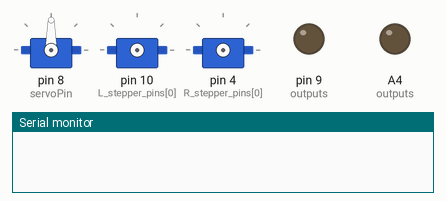
The sketch below on a simulated Arduino Uno, built with avr-gcc and run on an emulated ATmega328P. Shown: 3 × servo, output pins drawn as LEDs (lit = HIGH), the last lines printed to the serial monitor. Wiring (inferred from the names in the program): 2 × servo: signal pin 4 / signal pin 10. Servo pulses on a pin are drawn as a servo (544–2400 µs = 0–180°); pins used as bus, display or sensor lines are not drawn. At 65.3 s the program stops and its outputs stay as they are.

Above: at 0.1 s.
At 1.1 s:
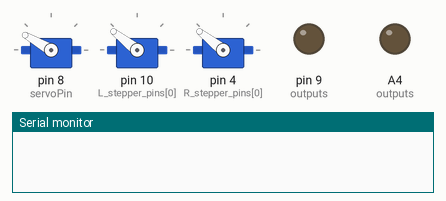
At 65.4 s:
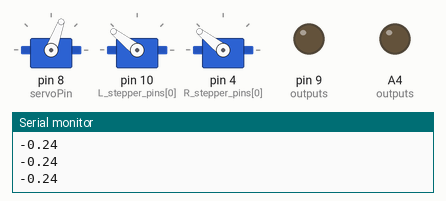
Timing chart, 0 to 66.8 s (numbered marks = the images above):
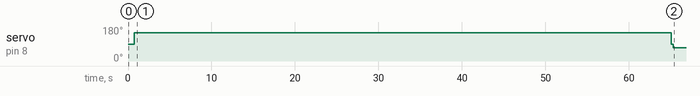

The sketch:

OSTR_calibration.ino
```cpp
// (licence header left out)
// [Tools] -> [Programmer] -> "USBtinyISP"
// [Tools] -> [Board] -> "Pro Trinket 3V/12 Mhz (USB)"

// Draws four 100mm squares for calibration


#include <Servo.h>
typedef int var;        // map javascript datatype to integer

// setup servo
int servoPin = 8;
int PEN_DOWN = 150;     // angle of servo when pen is down
int PEN_UP = 90;        // angle of servo when pen is up
Servo penServo;

// robot specific parameters
float wheel_dia=52;     //   mm (increase = decrease distance
float wheel_base=73.75; //   mm (increase = spiral in)
float angle_error = 0;
byte leftDetector = A5;
byte leftEmitter = 0;
byte leftLED = A4;
byte rightDetector = A2;
byte rightEmitter = 9;
byte rightLED = 1;
byte button = A3;

// Stepper parameters
int steps_rev=512;      //   512 for 64x gearbox, 128 for 16x gearbox
int delay_time=2;       //   time between steps in ms
int L_stepper_pins[] = {10, 12, 13, 11};  //PB2, PB4, PB5, PB3 [wires org->pink->blue->yel]
int R_stepper_pins[] = {4, 6, 5, 3};      //PD4, PD6, PD5, PD3

//               0b76543210
byte L_seq[4] = { B00100100,  //port PB
                  B00110000,
                  B00011000,
                  B00001100};

byte R_seq[4] = { B00011000,  // port PD
                  B01001000,
                  B01100000,
                  B00110000};

// arrays to help with setup
byte inputs[] = {leftDetector, rightDetector, button};
byte outputs[] = {leftEmitter, leftLED, rightEmitter, rightLED, servoPin};


void setup() {
  Serial.begin(9600);
  randomSeed(analogRead(A3));  // randomize on floating input
  for(int pin=0; pin<4; pin++){
    pinMode(L_stepper_pins[pin], OUTPUT);
    digitalWrite(L_stepper_pins[pin], LOW);
    pinMode(R_stepper_pins[pin], OUTPUT);
    digitalWrite(R_stepper_pins[pin], LOW);
  }

  // configure inputs
  for(int input=0; input<(sizeof(inputs)/sizeof(byte)); input++){
    pinMode(inputs[input], INPUT_PULLUP);
  }

  // configure outputs
  for(int output=0; output<(sizeof(outputs)/sizeof(byte)); output++){
    pinMode(outputs[output], OUTPUT);
    digitalWrite(output, LOW);
  }

  penServo.attach(servoPin);
  penUp();
}


void loop(){ // draw a calibration box 4 times
  penDown();
  //circle(100);
  //penUp();
  //while(1){};
  for(int x=0; x<16; x++){
    moveForward(100);
    turnRight(90);
  }
  penUp();
  done();      // releases stepper motor
  while(1);    // wait for reset
}


// ----- HELPER FUNCTIONS -----------
int step(float distance){
  float steps = distance * steps_rev / (wheel_dia * 3.1412); //24.61
  return int(steps);
}


void moveBackward(float distance){
  int steps = step(distance);
  for(int step=0; step<steps; step++){
    for(int mask=0; mask<4; mask++){
      PORTB = PORTB | L_seq[mask];
      PORTD = PORTD | R_seq[mask];
      delay(delay_time);
      PORTB = PORTB & ~L_seq[mask];
      PORTD = PORTD & ~R_seq[mask];
    }
  }
}


void moveForward(float distance){
  int steps = step(distance);
  for(int step=0; step<steps; step++){
    for(int mask=0; mask<4; mask++){
      PORTB = PORTB | L_seq[3-mask];
      PORTD = PORTD | R_seq[3-mask];
      delay(delay_time);
      PORTB = PORTB & ~L_seq[mask];
      PORTD = PORTD & ~R_seq[mask];
    }
  }
}


void turnLeft(float degrees){
  //float rotation = degrees / 360.0;
  float rotation = getNearestAngle(degrees) / 360.0;
  float distance = wheel_base * 3.1412 * rotation;
  int steps = step(distance);
  for(int step=0; step<steps; step++){
    for(int mask=0; mask<4; mask++){
      PORTB = PORTB | L_seq[3 - mask];
      PORTD = PORTD | R_seq[mask];
      delay(delay_time);
      PORTB = PORTB & ~L_seq[3 - mask];
      PORTD = PORTD & ~R_seq[mask];
    }
  }
}


void turnRight(float degrees){
  //float rotation = degrees / 360.0;
  float rotation = getNearestAngle(degrees) / 360.0;
  float distance = wheel_base * 3.1412 * rotation;
  int steps = step(distance);
  for(int step=0; step<steps; step++){
    for(int mask=0; mask<4; mask++){
      PORTB = PORTB | L_seq[mask];
      PORTD = PORTD | R_seq[3-mask];
      delay(delay_time);
      PORTB = PORTB & ~L_seq[mask];
      PORTD = PORTD & ~R_seq[3-mask];
    }
  }
}


void circle(int diameter){
  int circumference = diameter * 3.1412;
  int sides = 10+diameter/3.0;
  Serial.println(sides);
  if(sides>20){
    sides=20;
  }
  float length = circumference / sides;
  for(int x=0; x<sides; x++){
    moveForward(length);
    turnRight(360/sides);
  }
}


void done(){ // unlock stepper to save battery
  for(int mask=0; mask<4; mask++){
    for(int pin=0; pin<4; pin++){
      digitalWrite(R_stepper_pins[pin], LOW);
      digitalWrite(L_stepper_pins[pin], LOW);
    }
  }
  penServo.write(PEN_UP - 20);
  delay(10);
  penServo.detach();
}


void penUp(){
  delay(250);
  penServo.write(PEN_UP);
  delay(250);
}


void penDown(){
  delay(250);
  penServo.write(PEN_DOWN);
  delay(250);
}


float getNearestAngle(float angle_){
  // code contributed by Instructable user PMPU_student
  /*
  Lets rotate by 58 degrees.
  turnRight(58); // rotate only by 57.631138392857146 degrees(that is the
  value that is the closest to the desired one _and_ is lesser than it).
  That means you are doing a certain amount of motor steps. But if you do
  one more step during rotation you will rotate by 58.0078125 degrees,
  which is much more precise(but it is greater than desired value, thats
  why in original code it is not picked). The thing is that original code
  always decides to rotate by value that is lesser than desired value while
  it is sometimes worse than choosing the value that is bigger.
  My code chooses from both variants, minimizing the error.
  */
  float angle = 0;
  int step = 0;
  float previousAngle = 0;
  float step_length = 3.1412 * wheel_dia / steps_rev;
  //angle_ += angle_error;
  while(!(previousAngle <= angle_ && angle_ <= angle)){
    step += 1;
    previousAngle = angle;
    angle = step * step_length * 360 / (wheel_base * 3.1412) + 0.01;
    }
  float dif1 = angle_- angle;
  float dif2 = angle_- previousAngle;
  if(abs(dif1) < abs(dif2)){
    angle_error = dif1;
    Serial.println(angle_error);
    return angle;
  }else{
    angle_error = dif2;
    Serial.println(angle_error);
    return previousAngle;
  }
}


//Aliases for compatiblity with other Turtle program's commands

void forward(float distance){
  moveForward(distance);
}

void backward(float distance){
  moveBackward(distance);
}

void left(float angle){
  turnLeft(angle);
}

void right(float angle){
  turnRight(angle);
}

void penup(){
  penUp();
}

void pendown(){
  penDown();
}

void fd(float distance){
  moveForward(distance);
}

void bk(float distance){
  moveBackward(distance);
}

void lt(float angle){
  turnLeft(angle);
}

void rt(float angle){
  turnRight(angle);
}

void pu(){
  penUp();
}

void pd(){
  penDown();
}
```

Measured:
- by itself, servo on pin 8 (servoPin): 90° → 150° at 0.75 s, → 90° 64.3 s later, → 70° 0.25 s later
